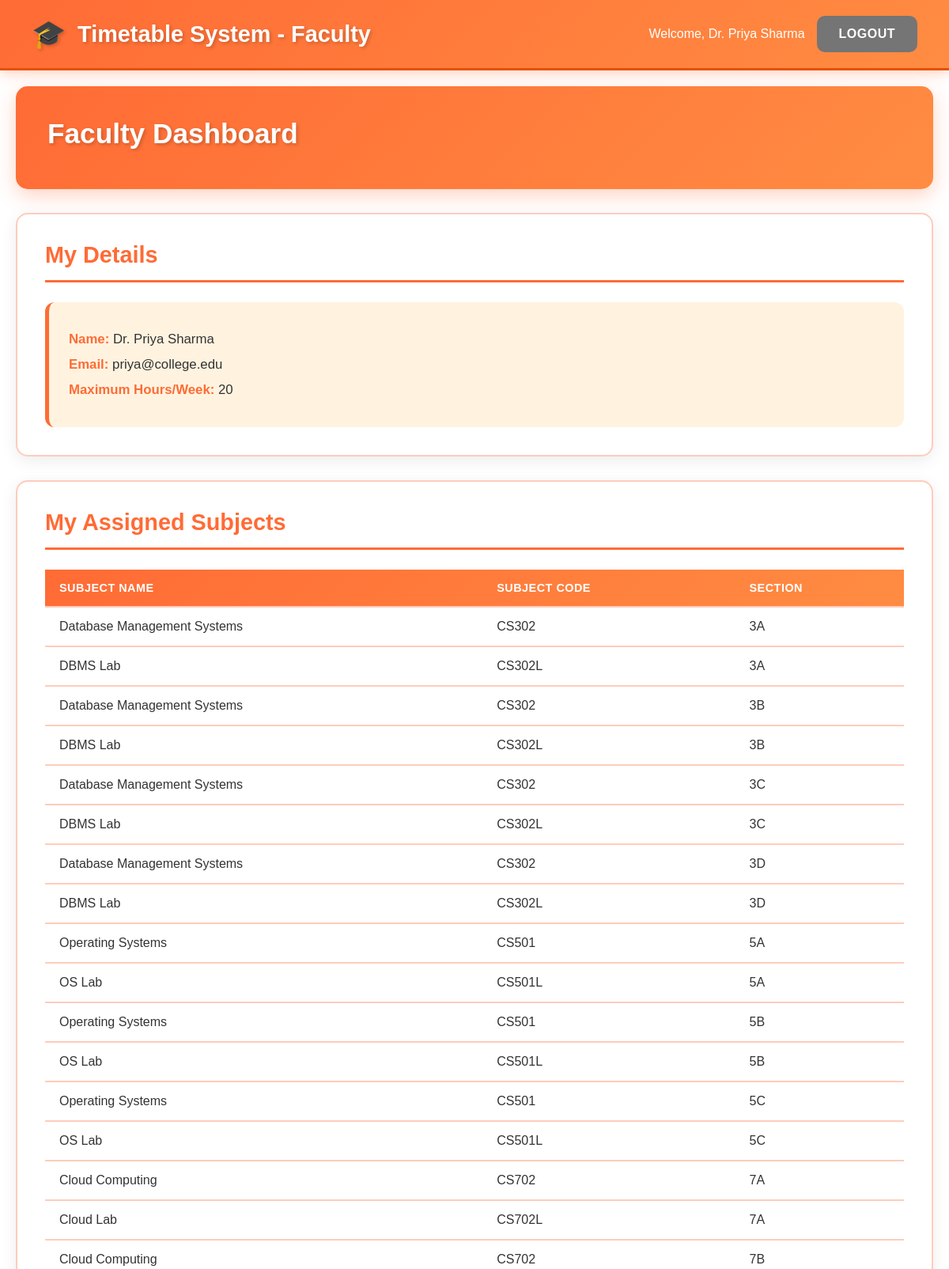
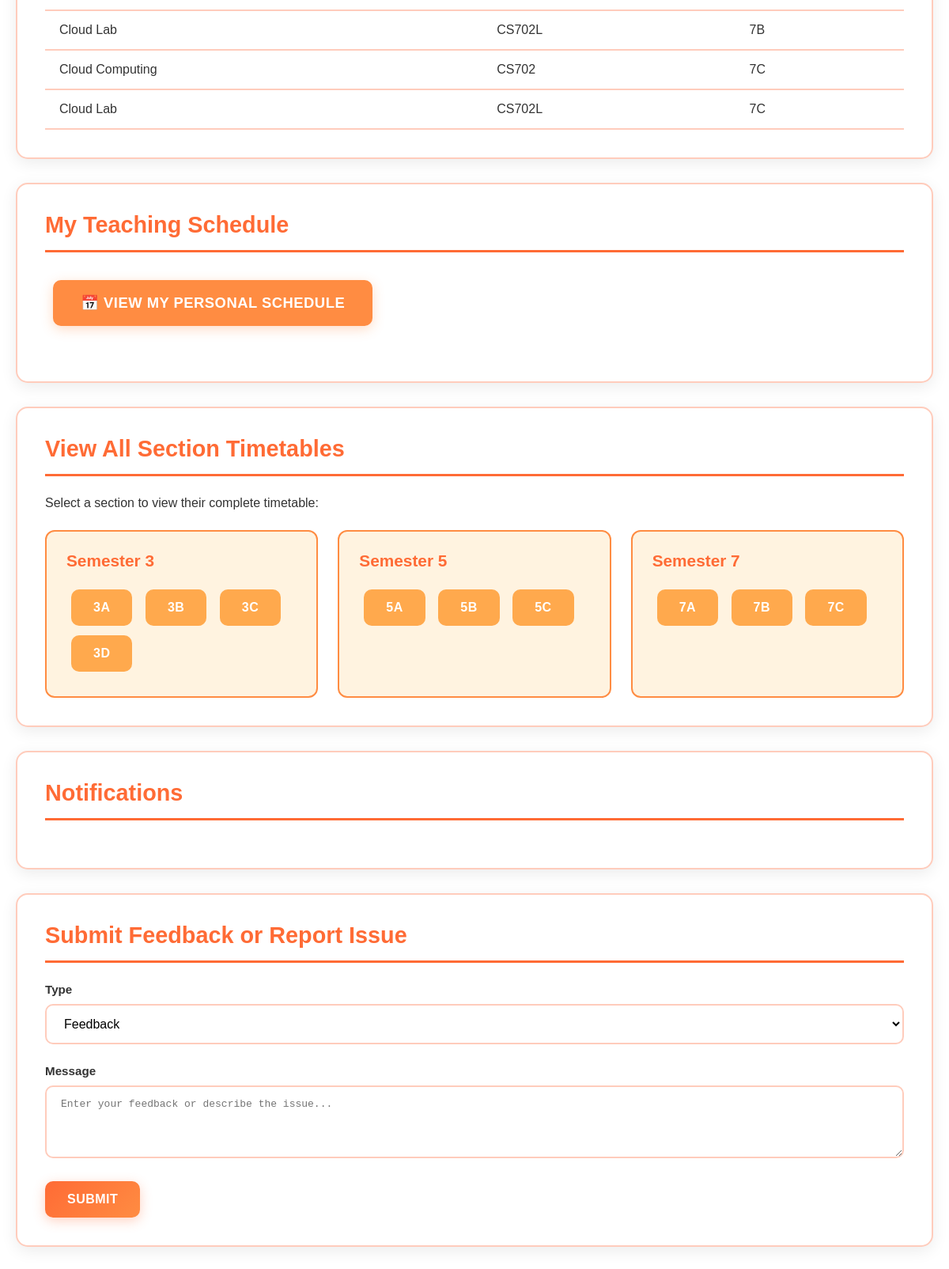
The page /faculty/dashboard (signed in) on the database its author committed (2 pictures, top to bottom).
### tables this page shows
CREATE TABLE faculties (
            id INTEGER PRIMARY KEY AUTOINCREMENT,
            name TEXT NOT NULL,
            email TEXT UNIQUE NOT NULL,
            max_hours INTEGER DEFAULT 20,
            user_id INTEGER,
            FOREIGN KEY (user_id) REFERENCES users(id)
        );

CREATE TABLE subjects (
            id INTEGER PRIMARY KEY AUTOINCREMENT,
            name TEXT NOT NULL,
            code TEXT UNIQUE NOT NULL,
            semester INTEGER NOT NULL,
            type TEXT NOT NULL,
            theory_hours INTEGER DEFAULT 0,
            lab_hours INTEGER DEFAULT 0
        );

### app.py (the view)
@app.route('/faculty/dashboard')
@login_required
def faculty_dashboard():
    if session.get('role') != 'faculty':
        return redirect(url_for('index'))
    conn = get_db()
    faculty = conn.execute('''
        SELECT * FROM faculties WHERE user_id = ?
    ''', (session['user_id'],)).fetchone()
    subjects = conn.execute('''
        SELECT DISTINCT s.name, s.code, sf.section
        FROM subjects s
        JOIN subject_faculty sf ON s.id = sf.subject_id
        WHERE sf.faculty_id = ?
        ORDER BY sf.section
    ''', (faculty['id'],)).fetchall()
    conn.close()
    return render_template('faculty_dashboard.html', faculty=faculty, subjects=subjects)

### app.py (called while the page is built)
def get_db():
    conn = sqlite3.connect('timetable.db')
    conn.row_factory = sqlite3.Row
    return conn

def login_required(f):
    from functools import wraps
    @wraps(f)
    def decorated_function(*args, **kwargs):
        if 'user_id' not in session:
            flash('Please login first', 'error')
            return redirect(url_for('login'))
        return f(*args, **kwargs)
    return decorated_function

### templates/faculty_dashboard.html (shortened to what this page needs)
<!DOCTYPE html>
<html lang="en">
<head>
    <link rel="stylesheet" href="{{ url_for('static', filename='css/style.css') }}">
</head>
<body>
    <nav class="navbar">
        <div class="nav-brand">Timetable System - Faculty</div>
        <div class="nav-menu">
            <span>Welcome, {{ session.name }}</span>
            <a href="{{ url_for('logout') }}" class="btn btn-secondary">Logout</a>
        </div>
    </nav>
    <div class="container">
        <div class="dashboard-header">
            <h1>Faculty Dashboard</h1>
        </div>
        <div class="section">
            <h2>My Details</h2>
            <div class="info-card">
                <p><strong>Name:</strong> {{ faculty.name }}</p>
                <p><strong>Email:</strong> {{ faculty.email }}</p>
                <p><strong>Maximum Hours/Week:</strong> {{ faculty.max_hours }}</p>
            </div>
        </div>
        <div class="section">
            <h2>My Assigned Subjects</h2>
            <div class="subjects-list">
                {% if subjects %}
                    <table class="data-table">
                        <thead>
                            <tr>
                                <th>Subject Name</th>
                                <th>Subject Code</th>
                                <th>Section</th>
                            </tr>
                        </thead>
                        <tbody>
                            {% for subject in subjects %}
                                <tr>
                                    <td>{{ subject.name }}</td>
                                    <td>{{ subject.code }}</td>
                                    <td>{{ subject.section }}</td>
                                </tr>
                            {% endfor %}
                        </tbody>
                    </table>
                {% else %}
                    <p>No subjects assigned yet.</p>
                {% endif %}
            </div>
        </div>
        <div class="section">
            <h2>My Teaching Schedule</h2>
            <div class="action-buttons">
                <a href="{{ url_for('faculty_my_timetable') }}" class="btn btn-success btn-large">
                    📅 View My Personal Schedule
                </a>
            </div>
        </div>
        <div class="section">
            <h2>View All Section Timetables</h2>
            <p>Select a section to view their complete timetable:</p>
            <div class="section-grid">
                <div class="semester-box">
                    <h4>Semester 3</h4>
                    <a href="{{ url_for('view_timetable', section='3A') }}" class="btn btn-info">3A</a>
                    <a href="{{ url_for('view_timetable', section='3B') }}" class="btn btn-info">3B</a>
                    <a href="{{ url_for('view_timetable', section='3C') }}" class="btn btn-info">3C</a>
                    <a href="{{ url_for('view_timetable', section='3D') }}" class="btn btn-info">3D</a>
                </div>
                <div class="semester-box">
                    <h4>Semester 5</h4>
                    <a href="{{ url_for('view_timetable', section='5A') }}" class="btn btn-info">5A</a>
                    <a href="{{ url_for('view_timetable', section='5B') }}" class="btn btn-info">5B</a>
                    <a href="{{ url_for('view_timetable', section='5C') }}" class="btn btn-info">5C</a>
                </div>
                <div class="semester-box">
                    <h4>Semester 7</h4>
                    <a href="{{ url_for('view_timetable', section='7A') }}" class="btn btn-info">7A</a>
                    <a href="{{ url_for('view_timetable', section='7B') }}" class="btn btn-info">7B</a>
                    <a href="{{ url_for('view_timetable', section='7C') }}" class="btn btn-info">7C</a>
                </div>
            </div>
        </div>
        <div class="section">
            <h2>Notifications</h2>
        </div>
        <div class="section">
            <h2>Submit Feedback or Report Issue</h2>
            <form method="POST" action="{{ url_for('submit_feedback') }}" class="feedback-form">
                <div class="form-group">
                    <label for="type">Type</label>
                    <select id="type" name="type" required>
                        <option value="feedback">Feedback</option>
                    </select>
                </div>
                <div class="form-group">
                    <label for="message">Message</label>
                    <textarea id="message" name="message" rows="4" required
                              placeholder="Enter your feedback or describe the issue..."></textarea>
                </div>
                <button type="submit" class="btn btn-primary">Submit</button>
            </form>
        </div>
    </div>
</body>
</html>

### static/css/style.css (style rules this page uses)
* { margin: 0; padding: 0; box-sizing: border-box; }
body { font-family: 'Arial', 'Segoe UI', Tahoma, Geneva, Verdana, sans-serif; background: #fff; min-height: 100vh; color: #333; }
.container { max-width: 1400px; margin: 0 auto; padding: 20px; }
.navbar { background: linear-gradient(135deg, #ff6b35 0%, #ff8c42 100%); box-shadow: 0 4px 15px rgba(255, 107, 53, 0.3); padding: 20px 40px; display: flex; justify-content: space-between; align-items: center; border-bottom: 3px solid #e65100; }
.nav-brand { font-size: 1.8em; font-weight: bold; color: white; text-shadow: 2px 2px 4px rgba(0,0,0,0.2); display: flex; align-items: center; gap: 15px; }
.nav-brand::before { content: '🎓'; font-size: 1.2em; }
.nav-menu { display: flex; gap: 15px; align-items: center; color: white; font-weight: 500; }
.form-group { margin-bottom: 25px; }
.form-group label { display: block; margin-bottom: 10px; font-weight: 700; color: #333; font-size: 0.95em; }
.form-group input, .form-group textarea, .form-group select { width: 100%; padding: 14px 18px; border: 2px solid #ffccbc; border-radius: 10px; font-size: 1em; transition: all 0.3s; background: #fff; }
.btn { padding: 14px 28px; border: none; border-radius: 10px; font-size: 1em; font-weight: 700; cursor: pointer; transition: all 0.3s; text-decoration: none; display: inline-block; text-align: center; text-transform: uppercase; letter-spacing: 0.5px; }
.btn-primary { background: linear-gradient(135deg, #ff6b35 0%, #ff8c42 100%); color: white; box-shadow: 0 4px 15px rgba(255, 107, 53, 0.3); }
.btn-secondary { background: #757575; color: white; }
.btn-success { background: #ff8c42; color: white; box-shadow: 0 4px 15px rgba(255, 140, 66, 0.3); }
.btn-info { background: #ffa94d; color: white; }
.btn-large { padding: 18px 35px; font-size: 1.15em; margin: 10px; }
.dashboard-header { background: linear-gradient(135deg, #ff6b35 0%, #ff8c42 100%); padding: 40px; border-radius: 15px; box-shadow: 0 8px 25px rgba(255, 107, 53, 0.3); margin-bottom: 30px; color: white; }
.dashboard-header h1 { color: white; margin-bottom: 10px; font-size: 2.2em; text-shadow: 2px 2px 4px rgba(0,0,0,0.2); }
.section { background: white; padding: 35px; border-radius: 15px; box-shadow: 0 5px 20px rgba(0,0,0,0.08); margin-bottom: 30px; border: 2px solid #ffccbc; }
.section h2 { color: #ff6b35; margin-bottom: 25px; padding-bottom: 15px; border-bottom: 3px solid #ff6b35; font-size: 1.8em; font-weight: bold; }
.section-grid { display: grid; grid-template-columns: repeat(auto-fit, minmax(320px, 1fr)); gap: 25px; margin-top: 25px; }
.semester-box { background: #fff3e0; padding: 25px; border-radius: 12px; border: 2px solid #ff8c42; transition: all 0.3s; }
.semester-box h4 { color: #ff6b35; margin-bottom: 18px; font-size: 1.3em; font-weight: bold; }
.semester-box .btn { margin: 6px; }
.action-buttons { display: flex; gap: 18px; flex-wrap: wrap; margin: 25px 0; }
.info-card { background: #fff3e0; padding: 25px; border-radius: 12px; border-left: 5px solid #ff6b35; }
.info-card p { margin: 12px 0; font-size: 1.05em; }
.info-card strong { color: #ff6b35; }
.data-table { width: 100%; border-collapse: collapse; margin-top: 25px; }
.data-table thead { background: linear-gradient(135deg, #ff6b35 0%, #ff8c42 100%); color: white; }
.data-table th, .data-table td { padding: 15px 18px; text-align: left; border-bottom: 2px solid #ffccbc; }
.data-table th { font-weight: bold; text-transform: uppercase; letter-spacing: 0.5px; font-size: 0.9em; }

### rows shown on the page
faculties: name "Dr. Priya Sharma", email "priya@college.edu", max_hours "20"
subjects: name "Database Management Systems", code "CS302", section "3A", section "3B", section "3C", section "3D"
subjects: name "DBMS Lab", code "CS302L", section "3A", section "3B", section "3C", section "3D"
subjects: name "Operating Systems", code "CS501", section "5A", section "5B", section "5C"
subjects: name "OS Lab", code "CS501L", section "5A", section "5B", section "5C"
subjects: name "Cloud Computing", code "CS702", section "7A", section "7B", section "7C"
subjects: name "Cloud Lab", code "CS702L", section "7A", section "7B", section "7C"
